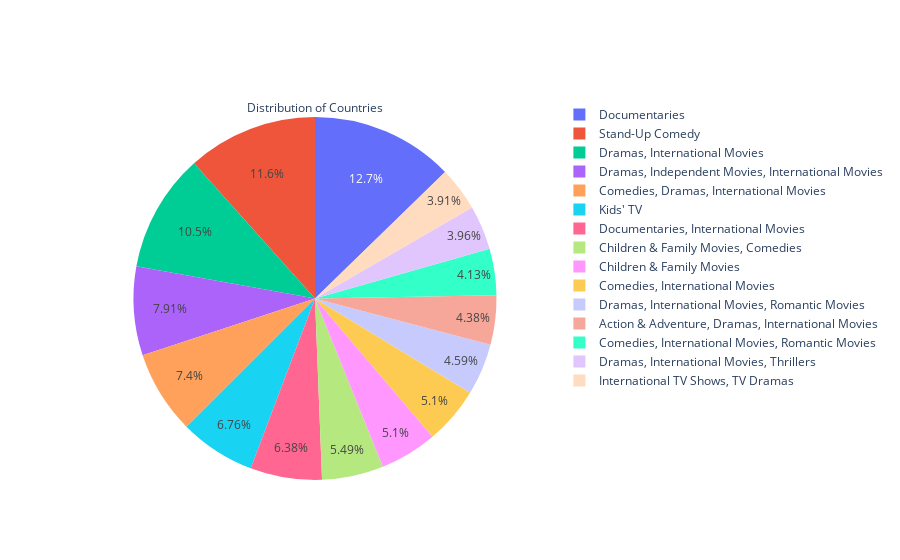

This figure's notebook cell:
### Code cell
top_15 = df['listed_in'].value_counts()[:15]
labels = top_15.index
values = top_15

trace = go.Pie(labels=labels, values=values, title = 'Distribution of Countries',textinfo='percent')

iplot([trace])

### Figure 1 — Plotly figure (JSON) as saved in the notebook; plotly's stock layout.template omitted (floating-point values rounded to 4 significant figures)
{"data": [{"labels": ["Documentaries", "Stand-Up Comedy", "Dramas, International Movies", "Dramas, Independent Movies, International Movies", "Comedies, Dramas, International Movies", "Kids' TV", "Documentaries, International Movies", "Children & Family Movies, Comedies", "Children & Family Movies", "Comedies, International Movies", "Dramas, International Movies, Romantic Movies", "Action & Adventure, Dramas, International Movies", "Comedies, International Movies, Romantic Movies", "Dramas, International Movies, Thrillers", "International TV Shows, TV Dramas"], "textinfo": "percent", "title": {"text": "Distribution of Countries"}, "type": "pie", "values": [299, 273, 248, 186, 174, 159, 150, 129, 120, 120, 108, 103, 97, 93, 92]}], "layout": {}}
